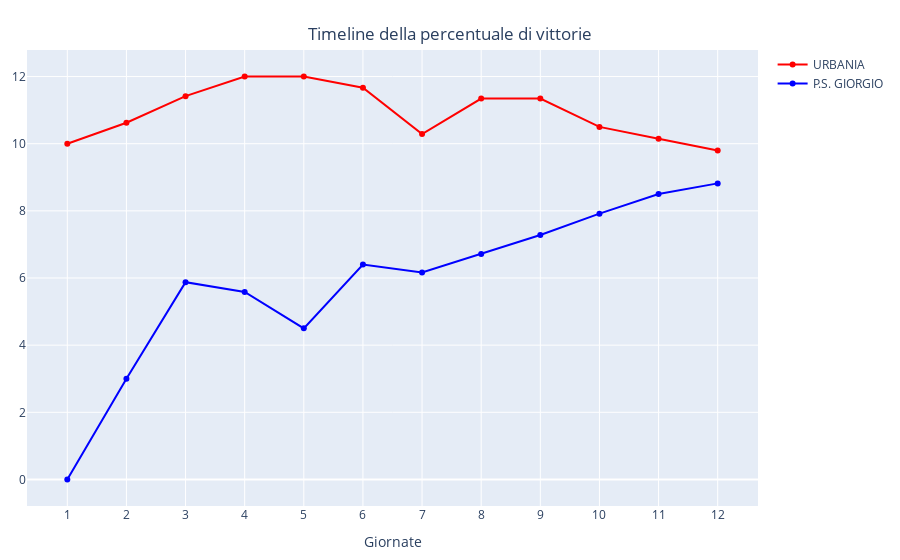

This figure's notebook cell:
### Code cell
# Aggiunge un line chart per una squadra
def addTrace(fig, dfTimeline, squadra, color='red'):
    df = dfTimeline[dfTimeline['Squadra']==squadra]
    df.set_index('Squadra')
    fig.add_traces(go.Scatter(x=df.columns[1:],
                              y=df.values.flatten().tolist()[1:], 
                              mode='lines+markers',
                              line=dict(color=color),
                              name=squadra))

# Crea un chart con una o più squadre
fig = go.Figure()
addTrace(fig,dfTimeline, 'URBANIA',      'red')
addTrace(fig,dfTimeline, 'P.S. GIORGIO', 'blue')
fig.update_layout(margin=dict(l=20, r=20, t=50, b=20),
                  height=300,
                  title={'text': "Timeline della percentuale di vittorie", 'y':0.95, 'x':0.5, 'xanchor': 'center', 'yanchor': 'top'},
                  xaxis_title="Giornate",)
fig.show()

### Figure 1 — Plotly figure (JSON) as saved in the notebook; plotly's stock layout.template omitted (floating-point values rounded to 4 significant figures)
{"data": [{"line": {"color": "red"}, "mode": "lines+markers", "name": "URBANIA", "type": "scatter", "x": ["1", "2", "3", "4", "5", "6", "7", "8", "9", "10", "11", "12"], "y": [10, 10.62, 11.42, 12, 12, 11.67, 10.29, 11.34, 11.34, 10.5, 10.15, 9.795]}, {"line": {"color": "blue"}, "mode": "lines+markers", "name": "P.S. GIORGIO", "type": "scatter", "x": ["1", "2", "3", "4", "5", "6", "7", "8", "9", "10", "11", "12"], "y": [0, 3, 5.875, 5.583, 4.5, 6.4, 6.167, 6.714, 7.281, 7.917, 8.5, 8.818]}], "layout": {"autosize": true, "margin": {"b": 20, "l": 20, "r": 20, "t": 50}, "title": {"text": "Timeline della percentuale di vittorie", "x": 0.5, "xanchor": "center", "y": 0.95, "yanchor": "top"}, "xaxis": {"autorange": true, "range": [-0.6563, 11.66], "title": {"text": "Giornate"}, "type": "category"}, "yaxis": {"autorange": true, "range": [-0.8901, 12.89], "type": "linear"}}}
